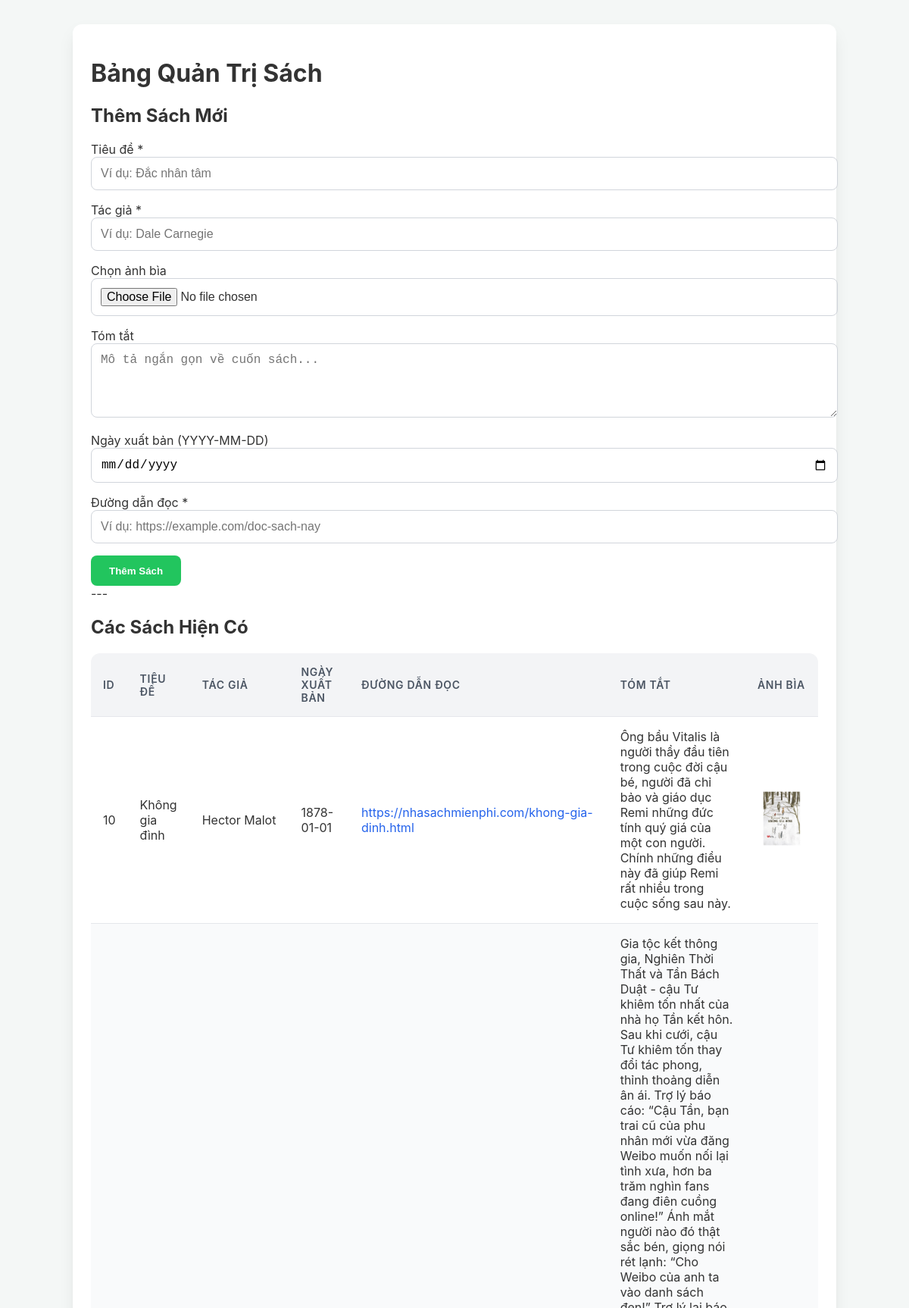
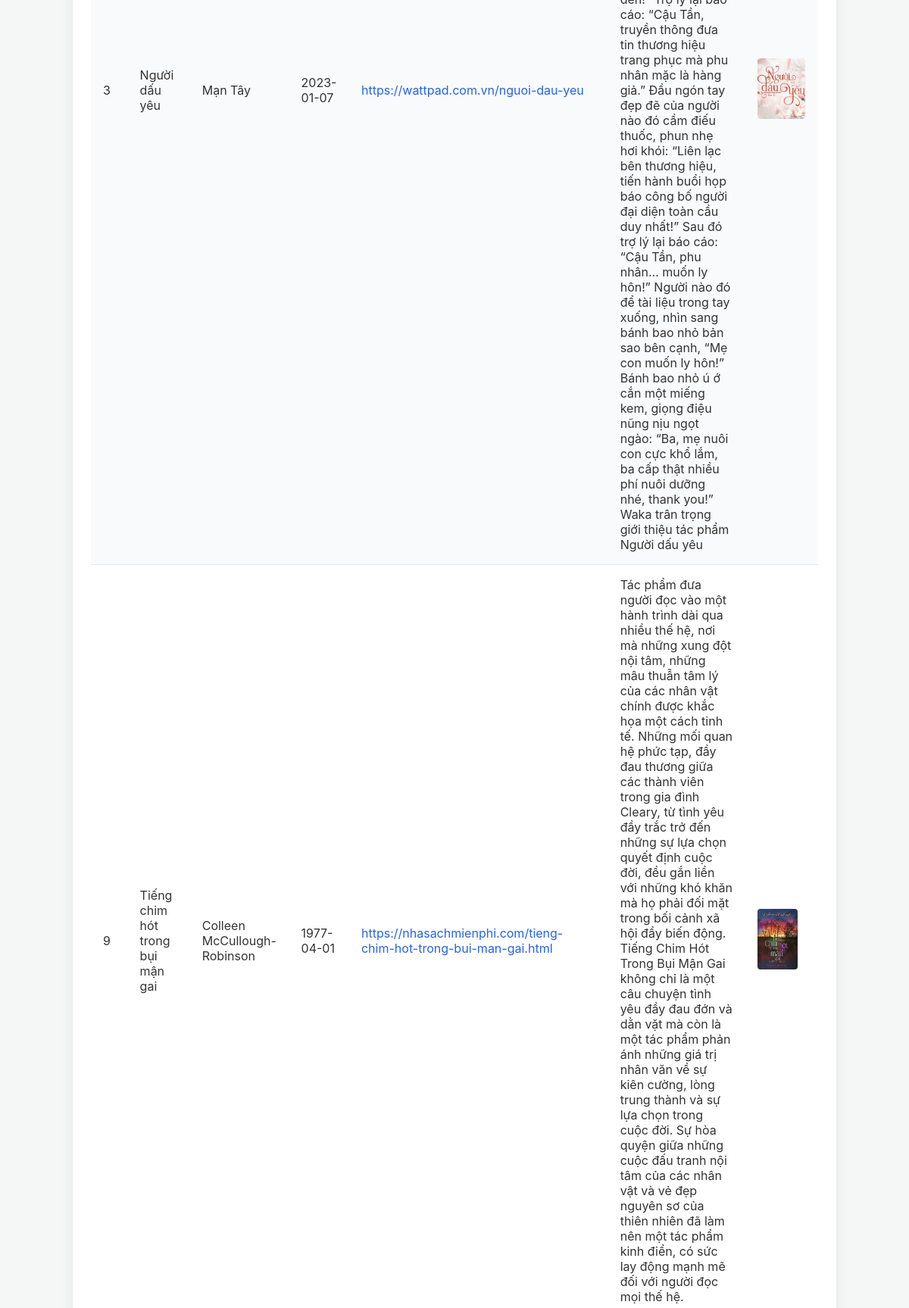
/Admin/Book_admin.php (upper part), run on the app's committed database (2 pictures, top to bottom).
### tables this page shows
CREATE TABLE books (
            id INTEGER PRIMARY KEY AUTOINCREMENT,
            title TEXT NOT NULL,
            author TEXT NOT NULL,
            cover_image_url TEXT, -- Vẫn giữ tên cột này nhưng sẽ lưu đường dẫn tệp
            summary TEXT,
            published_date TEXT,
            read_link TEXT UNIQUE
        );

### Admin/Book_admin.php (the view, shortened to what this page needs)
<?php
$databaseFile = '../DB/Database.db';
try {
    $pdo = new PDO("sqlite:" . $databaseFile);
    $pdo->setAttribute(PDO::ATTR_ERRMODE, PDO::ERRMODE_EXCEPTION);
    $pdo->setAttribute(PDO::ATTR_DEFAULT_FETCH_MODE, PDO::FETCH_ASSOC);
    $createTableSQL = "
        CREATE TABLE IF NOT EXISTS books (
            id INTEGER PRIMARY KEY AUTOINCREMENT,
            title TEXT NOT NULL,
            author TEXT NOT NULL,
            cover_image_url TEXT, -- Vẫn giữ tên cột này nhưng sẽ lưu đường dẫn tệp
            summary TEXT,
            published_date TEXT,
            read_link TEXT UNIQUE
        );
    ";
    $pdo->exec($createTableSQL);
    $books = [];
    $selectSQL = "SELECT id, title, author, cover_image_url, summary, published_date, read_link FROM books ORDER BY title ASC";
    $stmt = $pdo->query($selectSQL);
    $books = $stmt->fetchAll();
} catch (PDOException $e) {
    $message = 'Lỗi kết nối cơ sở dữ liệu: ' . $e->getMessage();
    $messageType = 'error';
}
?>
<!DOCTYPE html>
<html lang="vi">
<head>
</head>
<body>
    <div class="container">
        <h1>Bảng Quản Trị Sách</h1>
        <div>
            <h2>Thêm Sách Mới</h2>
            <form action="Book_admin.php" method="POST" enctype="multipart/form-data">
                <div>
                    <label for="title" >Tiêu đề <span>*</span></label>
                    <input type="text" id="title" name="title" required class="form-input" placeholder="Ví dụ: Đắc nhân tâm">
                </div>
                <div>
                    <label for="author" >Tác giả <span>*</span></label>
                    <input type="text" id="author" name="author" required class="form-input" placeholder="Ví dụ: Dale Carnegie">
                </div>
                <div>
                    <label for="cover_image_file">Chọn ảnh bìa</label>
                    <input type="file" id="cover_image_file" name="cover_image_file" accept="image/*" class="form-input">
                </div>
                <div>
                    <label for="summary">Tóm tắt</label>
                    <textarea id="summary" name="summary" rows="4" class="form-input" placeholder="Mô tả ngắn gọn về cuốn sách..."></textarea>
                </div>
                <div>
                    <label for="published_date">Ngày xuất bản (YYYY-MM-DD)</label>
                    <input type="date" id="published_date" name="published_date" class="form-input">
                </div>
                <div>
                    <label for="read_link">Đường dẫn đọc <span>*</span></label>
                    <input type="url" id="read_link" name="read_link" required class="form-input" placeholder="Ví dụ: https://example.com/doc-sach-nay" pattern="https?://.+" title="Vui lòng nhập một URL hợp lệ (ví dụ: https://example.com)">
                </div>
                <button type="submit" name="add_book" class="btn-primary">Thêm Sách</button>
            </form>
        </div>
        ---
        <div>
            <h2>Các Sách Hiện Có</h2>
            <?php if (!empty($books)): ?>
                <div>
                    <table>
                        <thead>
                            <tr>
                                <th>ID</th>
                                <th>Tiêu đề</th>
                                <th>Tác giả</th>
                                <th>Ngày xuất bản</th>
                                <th>Đường dẫn đọc</th>
                                <th>Tóm tắt</th>
                                <th>Ảnh bìa</th>
                            </tr>
                        </thead>
                        <tbody>
                            <?php foreach ($books as $book): ?>
                                <tr>
                                    <td><?php echo htmlspecialchars($book['id']); ?></td>
                                    <td><?php echo htmlspecialchars($book['title']); ?></td>
                                    <td><?php echo htmlspecialchars($book['author']); ?></td>
                                    <td><?php echo htmlspecialchars($book['published_date']); ?></td>
                                    <td>
                                        <a href="<?php echo htmlspecialchars($book['read_link']); ?>" target="_blank" class="truncate max-w-[200px] block"><?php echo htmlspecialchars($book['read_link']); ?></a>
                                    </td>
                                    <td title="<?php echo htmlspecialchars($book['summary']); ?>">
                                        <?php echo htmlspecialchars($book['summary']); ?>
                                    </td>
                                    <td>
                                        <?php if (!empty($book['cover_image_url'])): ?>
                                            <img src="<?php echo htmlspecialchars($book['cover_image_url']); ?>" alt="Ảnh bìa" onerror="this.onerror=null;this.src='https://placehold.co/64x80/cccccc/333333?text=Không+Ảnh';" title="Ảnh Bìa">
                                        <?php else: ?>
                                            <img src="https://placehold.co/64x80/cccccc/333333?text=Không+Ảnh" alt="Không Ảnh" title="Không Ảnh Bìa">
                                        <?php endif; ?>
                                    </td>
                                </tr>
                            <?php endforeach; ?>
                        </tbody>
                    </table>
                </div>
            <?php else: ?>
                <p>Không tìm thấy sách nào trong cơ sở dữ liệu. Vui lòng thêm sách bằng biểu mẫu trên!</p>
            <?php endif; ?>
        </div>
    </div>
</body>
</html>

### Admin/Book_admin.php (style rules this page uses)
body { font-family: 'Inter', sans-serif; background-color: #f4f7f6; color: #333; }
.container { max-width: 960px; margin: 2rem auto; padding: 1.5rem; background-color: #ffffff; border-radius: 12px; box-shadow: 0 10px 25px -5px rgba(0, 0, 0, 0.1), 0 8px 10px -6px rgba(0, 0, 0, 0.1); }
.form-input { width: 100%; padding: 0.75rem; border: 1px solid #d1d5db; border-radius: 8px; font-size: 1rem; transition: border-color 0.2s, box-shadow 0.2s; margin-bottom: 1rem; }
.btn-primary { background-color: #22c55e; color: white; padding: 0.8rem 1.5rem; border-radius: 8px; font-weight: 600; transition: background-color 0.2s ease-in-out; cursor: pointer; border: none; }
table { width: 100%; border-collapse: separate; border-spacing: 0; border-radius: 12px; overflow: hidden; }
th, td { padding: 1rem; text-align: left; border-bottom: 1px solid #e5e7eb; }
th { background-color: #f3f4f6; font-weight: 600; color: #4b5563; text-transform: uppercase; font-size: 0.875rem; letter-spacing: 0.05em; }
tr:nth-child(even) { background-color: #f9fafb; }
a { color: #2563eb; text-decoration: none; }
img { max-width: 64px; height: 80px; object-fit: cover; border-radius: 4px; }

### data on the page
books: id "10", title "Không gia đình", author "Hector Malot", published_date "1878-01-01", read_link "https://nhasachmienphi.com/khong-gia-dinh.html", summary "Ông bầu Vitalis là người thầy đầu tiên trong cuộc đời cậu bé, người đã chỉ bảo và giáo dục Remi những đức tính quý giá của một con người. Chính những điều này đã giúp Remi rất nhiều trong cuộc sống sau này.", cover_image_url (picture)
books: id "3", title "Người dấu yêu", author "Mạn Tây", published_date "2023-01-07", read_link "https://wattpad.com.vn/nguoi-dau-yeu", summary "Gia tộc kết thông gia, Nghiên Thời Thất và Tần Bách Duật - cậu Tư khiêm tốn nhất của nhà họ Tần kết hôn. Sau khi cưới, cậu Tư khiêm tốn thay đổi tác phong, thỉnh thoảng diễn ân ái. Trợ lý báo cáo: “Cậu Tần, bạn trai cũ của phu nhân mới vừa đăng Weibo muốn nối lại tình xưa, hơn ba trăm nghìn fans đang điên cuồng online!” Ánh mắt người nào đó thật sắc bén, giọng nói rét lạnh: “Cho Weibo của anh ta vào danh sách đen!” Trợ lý lại báo cáo: “Cậu Tần, truyền thông đưa tin thương hiệu trang phục mà phu nhân mặc là hàng giả.” Đầu ngón tay đẹp đẽ của người nào đó cầm điếu thuốc, phun nhẹ hơi khói: “Liên lạc bên thương hiệu, tiến hành buổi họp báo công bố người đại diện toàn cầu duy nhất!” Sau đó trợ…", cover_image_url (picture)
books: id "9", title "Tiếng chim hót trong bụi mận gai", author "Colleen McCullough-Robinson", published_date "1977-04-01", read_link "https://nhasachmienphi.com/tieng-chim-hot-trong-bui-man-gai.html", summary "Tác phẩm đưa người đọc vào một hành trình dài qua nhiều thế hệ, nơi mà những xung đột nội tâm, những mâu thuẫn tâm lý của các nhân vật chính được khắc họa một cách tinh tế. Những mối quan hệ phức tạp, đầy đau thương giữa các thành viên trong gia đình Cleary, từ tình yêu đầy trắc trở đến những sự lựa chọn quyết định cuộc đời, đều gắn liền với những khó khăn mà họ phải đối mặt trong bối cảnh xã hội đầy biến động. Tiếng Chim Hót Trong Bụi Mận Gai không chỉ là một câu chuyện tình yêu đầy đau đớn và dằn vặt mà còn là một tác phẩm phản ánh những giá trị nhân văn về sự kiên cường, lòng trung thành và sự lựa chọn trong cuộc đời. Sự hòa quyện giữa những cuộc đấu tranh nội tâm của các nhân vật và vẻ…", cover_image_url (picture)
